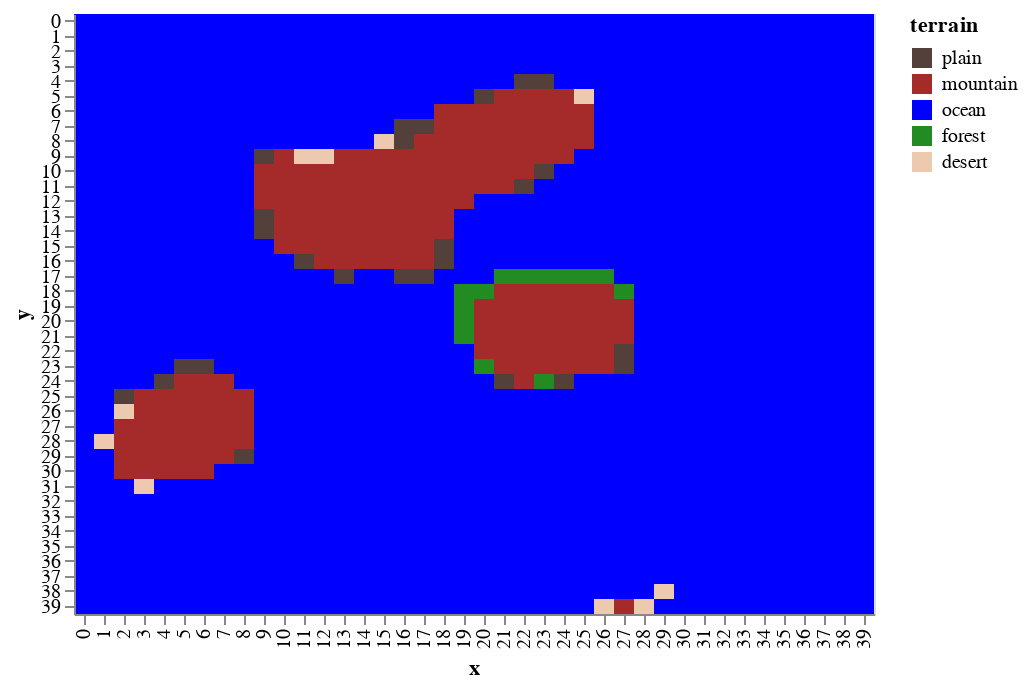

Notebook code cell kept with this figure:
### Markdown cell above
The amount of rainfal in the world determines if the area will become a forest or a desert. This can be set from the `landscape` parameters.

### Code cell
world.df_features["terrain"] = world.df_features.apply(
    lambda x: w.set_ecology(x, landscape), axis=1
)
draw.drawterrainadvanced(world.df_features)

### Figure 1 — Vega-Lite specification as saved in the notebook (floating-point values rounded to 4 significant figures; data arrays with more than 128 entries replaced by an {"elided": "..."} marker saying what was removed)
{"$schema": "https://vega.github.io/schema/vega-lite/v2.6.0.json", "config": {"view": {"height": 300, "width": 400}}, "data": {"name": "data-acf4f188514f4345e7c1a8aadb010f41"}, "datasets": {"data-acf4f188514f4345e7c1a8aadb010f41": {"elided": "1600 records"}}, "encoding": {"color": {"field": "terrain", "scale": {"domain": ["plain", "mountain", "ocean", "forest", "desert"], "range": ["#53403B", "brown", "blue", "#228b22", "#edc9af"]}, "type": "nominal"}, "x": {"field": "x", "type": "ordinal"}, "y": {"field": "y", "type": "ordinal"}}, "mark": "rect"}
